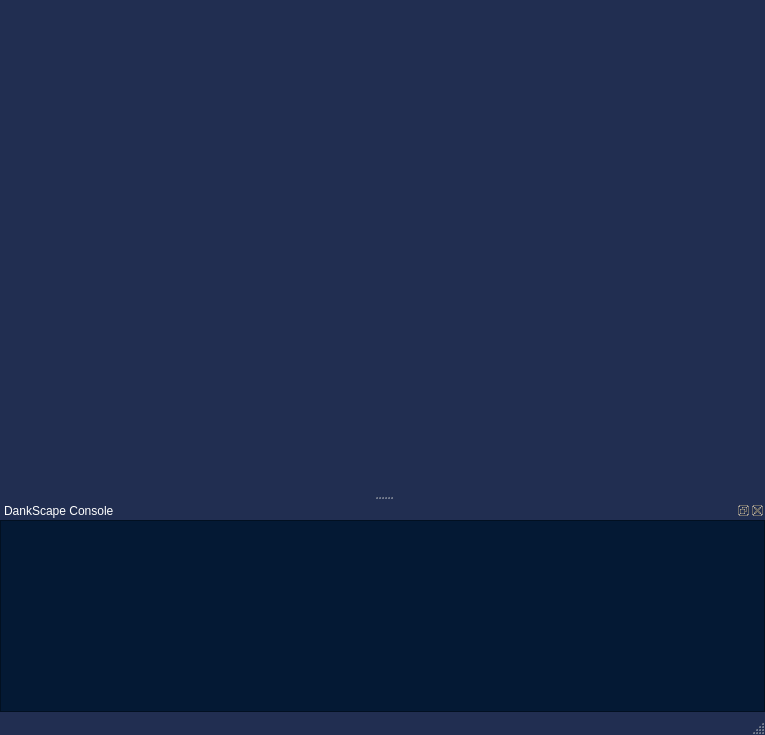
<?xml version="1.0" encoding="UTF-8"?>
<ui version="4.0">
 <class>MainWindow</class>
 <widget class="QMainWindow" name="MainWindow">
  <property name="geometry">
   <rect>
    <x>0</x>
    <y>0</y>
    <width>765</width>
    <height>735</height>
   </rect>
  </property>
  <property name="palette">
   <palette>
    <active>
     <colorrole role="WindowText">
      <brush brushstyle="SolidPattern">
       <color alpha="255">
        <red>255</red>
        <green>255</green>
        <blue>255</blue>
       </color>
      </brush>
     </colorrole>
     <colorrole role="Button">
      <brush brushstyle="SolidPattern">
       <color alpha="255">
        <red>33</red>
        <green>46</green>
        <blue>81</blue>
       </color>
      </brush>
     </colorrole>
     <colorrole role="Light">
      <brush brushstyle="SolidPattern">
       <color alpha="255">
        <red>49</red>
        <green>69</green>
        <blue>121</blue>
       </color>
      </brush>
     </colorrole>
     <colorrole role="Midlight">
      <brush brushstyle="SolidPattern">
       <color alpha="255">
        <red>41</red>
        <green>57</green>
        <blue>101</blue>
       </color>
      </brush>
     </colorrole>
     <colorrole role="Dark">
      <brush brushstyle="SolidPattern">
       <color alpha="255">
        <red>16</red>
        <green>23</green>
        <blue>40</blue>
       </color>
      </brush>
     </colorrole>
     <colorrole role="Mid">
      <brush brushstyle="SolidPattern">
       <color alpha="255">
        <red>22</red>
        <green>30</green>
        <blue>54</blue>
       </color>
      </brush>
     </colorrole>
     <colorrole role="Text">
      <brush brushstyle="SolidPattern">
       <color alpha="255">
        <red>255</red>
        <green>255</green>
        <blue>255</blue>
       </color>
      </brush>
     </colorrole>
     <colorrole role="BrightText">
      <brush brushstyle="SolidPattern">
       <color alpha="255">
        <red>255</red>
        <green>255</green>
        <blue>255</blue>
       </color>
      </brush>
     </colorrole>
     <colorrole role="ButtonText">
      <brush brushstyle="SolidPattern">
       <color alpha="255">
        <red>255</red>
        <green>255</green>
        <blue>255</blue>
       </color>
      </brush>
     </colorrole>
     <colorrole role="Base">
      <brush brushstyle="SolidPattern">
       <color alpha="255">
        <red>0</red>
        <green>0</green>
        <blue>0</blue>
       </color>
      </brush>
     </colorrole>
     <colorrole role="Window">
      <brush brushstyle="SolidPattern">
       <color alpha="255">
        <red>33</red>
        <green>46</green>
        <blue>81</blue>
       </color>
      </brush>
     </colorrole>
     <colorrole role="Shadow">
      <brush brushstyle="SolidPattern">
       <color alpha="255">
        <red>0</red>
        <green>0</green>
        <blue>0</blue>
       </color>
      </brush>
     </colorrole>
     <colorrole role="AlternateBase">
      <brush brushstyle="SolidPattern">
       <color alpha="255">
        <red>16</red>
        <green>23</green>
        <blue>40</blue>
       </color>
      </brush>
     </colorrole>
     <colorrole role="ToolTipBase">
      <brush brushstyle="SolidPattern">
       <color alpha="255">
        <red>255</red>
        <green>255</green>
        <blue>220</blue>
       </color>
      </brush>
     </colorrole>
     <colorrole role="ToolTipText">
      <brush brushstyle="SolidPattern">
       <color alpha="255">
        <red>0</red>
        <green>0</green>
        <blue>0</blue>
       </color>
      </brush>
     </colorrole>
    </active>
    <inactive>
     <colorrole role="WindowText">
      <brush brushstyle="SolidPattern">
       <color alpha="255">
        <red>255</red>
        <green>255</green>
        <blue>255</blue>
       </color>
      </brush>
     </colorrole>
     <colorrole role="Button">
      <brush brushstyle="SolidPattern">
       <color alpha="255">
        <red>33</red>
        <green>46</green>
        <blue>81</blue>
       </color>
      </brush>
     </colorrole>
     <colorrole role="Light">
      <brush brushstyle="SolidPattern">
       <color alpha="255">
        <red>49</red>
        <green>69</green>
        <blue>121</blue>
       </color>
      </brush>
     </colorrole>
     <colorrole role="Midlight">
      <brush brushstyle="SolidPattern">
       <color alpha="255">
        <red>41</red>
        <green>57</green>
        <blue>101</blue>
       </color>
      </brush>
     </colorrole>
     <colorrole role="Dark">
      <brush brushstyle="SolidPattern">
       <color alpha="255">
        <red>16</red>
        <green>23</green>
        <blue>40</blue>
       </color>
      </brush>
     </colorrole>
     <colorrole role="Mid">
      <brush brushstyle="SolidPattern">
       <color alpha="255">
        <red>22</red>
        <green>30</green>
        <blue>54</blue>
       </color>
      </brush>
     </colorrole>
     <colorrole role="Text">
      <brush brushstyle="SolidPattern">
       <color alpha="255">
        <red>255</red>
        <green>255</green>
        <blue>255</blue>
       </color>
      </brush>
     </colorrole>
     <colorrole role="BrightText">
      <brush brushstyle="SolidPattern">
       <color alpha="255">
        <red>255</red>
        <green>255</green>
        <blue>255</blue>
       </color>
      </brush>
     </colorrole>
     <colorrole role="ButtonText">
      <brush brushstyle="SolidPattern">
       <color alpha="255">
        <red>255</red>
        <green>255</green>
        <blue>255</blue>
       </color>
      </brush>
     </colorrole>
     <colorrole role="Base">
      <brush brushstyle="SolidPattern">
       <color alpha="255">
        <red>0</red>
        <green>0</green>
        <blue>0</blue>
       </color>
      </brush>
     </colorrole>
     <colorrole role="Window">
      <brush brushstyle="SolidPattern">
       <color alpha="255">
        <red>33</red>
        <green>46</green>
        <blue>81</blue>
       </color>
      </brush>
     </colorrole>
     <colorrole role="Shadow">
      <brush brushstyle="SolidPattern">
       <color alpha="255">
        <red>0</red>
        <green>0</green>
        <blue>0</blue>
       </color>
      </brush>
     </colorrole>
     <colorrole role="AlternateBase">
      <brush brushstyle="SolidPattern">
       <color alpha="255">
        <red>16</red>
        <green>23</green>
        <blue>40</blue>
       </color>
      </brush>
     </colorrole>
     <colorrole role="ToolTipBase">
      <brush brushstyle="SolidPattern">
       <color alpha="255">
        <red>255</red>
        <green>255</green>
        <blue>220</blue>
       </color>
      </brush>
     </colorrole>
     <colorrole role="ToolTipText">
      <brush brushstyle="SolidPattern">
       <color alpha="255">
        <red>0</red>
        <green>0</green>
        <blue>0</blue>
       </color>
      </brush>
     </colorrole>
    </inactive>
    <disabled>
     <colorrole role="WindowText">
      <brush brushstyle="SolidPattern">
       <color alpha="255">
        <red>16</red>
        <green>23</green>
        <blue>40</blue>
       </color>
      </brush>
     </colorrole>
     <colorrole role="Button">
      <brush brushstyle="SolidPattern">
       <color alpha="255">
        <red>33</red>
        <green>46</green>
        <blue>81</blue>
       </color>
      </brush>
     </colorrole>
     <colorrole role="Light">
      <brush brushstyle="SolidPattern">
       <color alpha="255">
        <red>49</red>
        <green>69</green>
        <blue>121</blue>
       </color>
      </brush>
     </colorrole>
     <colorrole role="Midlight">
      <brush brushstyle="SolidPattern">
       <color alpha="255">
        <red>41</red>
        <green>57</green>
        <blue>101</blue>
       </color>
      </brush>
     </colorrole>
     <colorrole role="Dark">
      <brush brushstyle="SolidPattern">
       <color alpha="255">
        <red>16</red>
        <green>23</green>
        <blue>40</blue>
       </color>
      </brush>
     </colorrole>
     <colorrole role="Mid">
      <brush brushstyle="SolidPattern">
       <color alpha="255">
        <red>22</red>
        <green>30</green>
        <blue>54</blue>
       </color>
      </brush>
     </colorrole>
     <colorrole role="Text">
      <brush brushstyle="SolidPattern">
       <color alpha="255">
        <red>16</red>
        <green>23</green>
        <blue>40</blue>
       </color>
      </brush>
     </colorrole>
     <colorrole role="BrightText">
      <brush brushstyle="SolidPattern">
       <color alpha="255">
        <red>255</red>
        <green>255</green>
        <blue>255</blue>
       </color>
      </brush>
     </colorrole>
     <colorrole role="ButtonText">
      <brush brushstyle="SolidPattern">
       <color alpha="255">
        <red>16</red>
        <green>23</green>
        <blue>40</blue>
       </color>
      </brush>
     </colorrole>
     <colorrole role="Base">
      <brush brushstyle="SolidPattern">
       <color alpha="255">
        <red>33</red>
        <green>46</green>
        <blue>81</blue>
       </color>
      </brush>
     </colorrole>
     <colorrole role="Window">
      <brush brushstyle="SolidPattern">
       <color alpha="255">
        <red>33</red>
        <green>46</green>
        <blue>81</blue>
       </color>
      </brush>
     </colorrole>
     <colorrole role="Shadow">
      <brush brushstyle="SolidPattern">
       <color alpha="255">
        <red>0</red>
        <green>0</green>
        <blue>0</blue>
       </color>
      </brush>
     </colorrole>
     <colorrole role="AlternateBase">
      <brush brushstyle="SolidPattern">
       <color alpha="255">
        <red>33</red>
        <green>46</green>
        <blue>81</blue>
       </color>
      </brush>
     </colorrole>
     <colorrole role="ToolTipBase">
      <brush brushstyle="SolidPattern">
       <color alpha="255">
        <red>255</red>
        <green>255</green>
        <blue>220</blue>
       </color>
      </brush>
     </colorrole>
     <colorrole role="ToolTipText">
      <brush brushstyle="SolidPattern">
       <color alpha="255">
        <red>0</red>
        <green>0</green>
        <blue>0</blue>
       </color>
      </brush>
     </colorrole>
    </disabled>
   </palette>
  </property>
  <property name="windowTitle">
   <string>DankScape Client</string>
  </property>
  <property name="styleSheet">
   <string notr="true"/>
  </property>
  <widget class="QWidget" name="centralWidget">
   <layout class="QGridLayout" name="gridLayout_3">
    <property name="leftMargin">
     <number>0</number>
    </property>
    <property name="topMargin">
     <number>0</number>
    </property>
    <property name="rightMargin">
     <number>0</number>
    </property>
    <property name="bottomMargin">
     <number>0</number>
    </property>
    <item row="0" column="0">
     <layout class="QGridLayout" name="frameLayout"/>
    </item>
   </layout>
  </widget>
  <widget class="QMenuBar" name="menuBar">
   <property name="geometry">
    <rect>
     <x>0</x>
     <y>0</y>
     <width>765</width>
     <height>22</height>
    </rect>
   </property>
   <property name="styleSheet">
    <string notr="true">
QMenu 
{
background: solid #212e51;
color: white;
border: 1px solid #151d33;
}

QMenu::item
{

margin: 0px 0px;
padding: 4px 10px;
padding-left: 20px;
padding-right: 20px;
}

QMenu::item:selected
{
background-color: #3a508c;
}

QMenu::icon:checked {
padding-right: 5px;
padding-left: 3px;
}

QMenuBar::item:pressed {
background-color: #1f2b4d;
}

 QMenuBar {
	background-color: #151d33;
	border: 0px solid #151d33;
	margin: 0px;
	color: white;
}

QMenuBar::item {

	margin-bottom: 0px;
	margin-top: 0px;

	border-top: 2px solid  #151d33;
	border-bottom: 2px solid #151d33;
	margin-left: 2px;
	padding: 1px 5px;
	background-color: #151d33;
}

QMenuBar::item:selected {
	border-color: #1f2b4d;
	background-color: #1f2b4d;
	
	
}

QMenuBar::item:pressed {
	background-color:  #2f4173;
	border-color: #2f4173;
	border-bottom: 2px solid rgb(255, 255, 255);
	
}</string>
   </property>
  </widget>
  <widget class="QStatusBar" name="statusBar">
   <property name="styleSheet">
    <string notr="true">QStatusBar::item {
    border: 0px solid black;
	padding: 1px;
}

QStatusBar QLabel {
	color: white;
    padding-left: 3px;
	padding-right: 3px;
}</string>
   </property>
  </widget>
  <widget class="QDockWidget" name="consoleDock">
   <property name="windowTitle">
    <string>DankScape Console</string>
   </property>
   <attribute name="dockWidgetArea">
    <number>8</number>
   </attribute>
   <widget class="QWidget" name="consoleDockContents">
    <layout class="QGridLayout" name="consoleDockLayout">
     <property name="leftMargin">
      <number>0</number>
     </property>
     <property name="topMargin">
      <number>0</number>
     </property>
     <property name="rightMargin">
      <number>0</number>
     </property>
     <property name="bottomMargin">
      <number>1</number>
     </property>
     <property name="verticalSpacing">
      <number>0</number>
     </property>
     <item row="0" column="0">
      <widget class="QPlainTextEdit" name="txtDebug">
       <property name="palette">
        <palette>
         <active>
          <colorrole role="WindowText">
           <brush brushstyle="SolidPattern">
            <color alpha="255">
             <red>255</red>
             <green>255</green>
             <blue>255</blue>
            </color>
           </brush>
          </colorrole>
          <colorrole role="Button">
           <brush brushstyle="SolidPattern">
            <color alpha="255">
             <red>4</red>
             <green>25</green>
             <blue>52</blue>
            </color>
           </brush>
          </colorrole>
          <colorrole role="Light">
           <brush brushstyle="SolidPattern">
            <color alpha="255">
             <red>40</red>
             <green>64</green>
             <blue>132</blue>
            </color>
           </brush>
          </colorrole>
          <colorrole role="Midlight">
           <brush brushstyle="SolidPattern">
            <color alpha="255">
             <red>33</red>
             <green>53</green>
             <blue>110</blue>
            </color>
           </brush>
          </colorrole>
          <colorrole role="Dark">
           <brush brushstyle="SolidPattern">
            <color alpha="255">
             <red>13</red>
             <green>21</green>
             <blue>44</blue>
            </color>
           </brush>
          </colorrole>
          <colorrole role="Mid">
           <brush brushstyle="SolidPattern">
            <color alpha="255">
             <red>18</red>
             <green>28</green>
             <blue>58</blue>
            </color>
           </brush>
          </colorrole>
          <colorrole role="Text">
           <brush brushstyle="SolidPattern">
            <color alpha="255">
             <red>226</red>
             <green>226</green>
             <blue>226</blue>
            </color>
           </brush>
          </colorrole>
          <colorrole role="BrightText">
           <brush brushstyle="SolidPattern">
            <color alpha="255">
             <red>255</red>
             <green>255</green>
             <blue>255</blue>
            </color>
           </brush>
          </colorrole>
          <colorrole role="ButtonText">
           <brush brushstyle="SolidPattern">
            <color alpha="255">
             <red>255</red>
             <green>255</green>
             <blue>255</blue>
            </color>
           </brush>
          </colorrole>
          <colorrole role="Base">
           <brush brushstyle="SolidPattern">
            <color alpha="255">
             <red>4</red>
             <green>25</green>
             <blue>52</blue>
            </color>
           </brush>
          </colorrole>
          <colorrole role="Window">
           <brush brushstyle="SolidPattern">
            <color alpha="255">
             <red>4</red>
             <green>25</green>
             <blue>52</blue>
            </color>
           </brush>
          </colorrole>
          <colorrole role="Shadow">
           <brush brushstyle="SolidPattern">
            <color alpha="255">
             <red>0</red>
             <green>0</green>
             <blue>0</blue>
            </color>
           </brush>
          </colorrole>
          <colorrole role="AlternateBase">
           <brush brushstyle="SolidPattern">
            <color alpha="255">
             <red>13</red>
             <green>21</green>
             <blue>44</blue>
            </color>
           </brush>
          </colorrole>
          <colorrole role="ToolTipBase">
           <brush brushstyle="SolidPattern">
            <color alpha="255">
             <red>255</red>
             <green>255</green>
             <blue>220</blue>
            </color>
           </brush>
          </colorrole>
          <colorrole role="ToolTipText">
           <brush brushstyle="SolidPattern">
            <color alpha="255">
             <red>0</red>
             <green>0</green>
             <blue>0</blue>
            </color>
           </brush>
          </colorrole>
         </active>
         <inactive>
          <colorrole role="WindowText">
           <brush brushstyle="SolidPattern">
            <color alpha="255">
             <red>255</red>
             <green>255</green>
             <blue>255</blue>
            </color>
           </brush>
          </colorrole>
          <colorrole role="Button">
           <brush brushstyle="SolidPattern">
            <color alpha="255">
             <red>4</red>
             <green>25</green>
             <blue>52</blue>
            </color>
           </brush>
          </colorrole>
          <colorrole role="Light">
           <brush brushstyle="SolidPattern">
            <color alpha="255">
             <red>40</red>
             <green>64</green>
             <blue>132</blue>
            </color>
           </brush>
          </colorrole>
          <colorrole role="Midlight">
           <brush brushstyle="SolidPattern">
            <color alpha="255">
             <red>33</red>
             <green>53</green>
             <blue>110</blue>
            </color>
           </brush>
          </colorrole>
          <colorrole role="Dark">
           <brush brushstyle="SolidPattern">
            <color alpha="255">
             <red>13</red>
             <green>21</green>
             <blue>44</blue>
            </color>
           </brush>
          </colorrole>
          <colorrole role="Mid">
           <brush brushstyle="SolidPattern">
            <color alpha="255">
             <red>18</red>
             <green>28</green>
             <blue>58</blue>
            </color>
           </brush>
          </colorrole>
          <colorrole role="Text">
           <brush brushstyle="SolidPattern">
            <color alpha="255">
             <red>226</red>
             <green>226</green>
             <blue>226</blue>
            </color>
           </brush>
          </colorrole>
          <colorrole role="BrightText">
           <brush brushstyle="SolidPattern">
            <color alpha="255">
             <red>255</red>
             <green>255</green>
             <blue>255</blue>
            </color>
           </brush>
          </colorrole>
          <colorrole role="ButtonText">
           <brush brushstyle="SolidPattern">
            <color alpha="255">
             <red>255</red>
             <green>255</green>
             <blue>255</blue>
            </color>
           </brush>
          </colorrole>
          <colorrole role="Base">
           <brush brushstyle="SolidPattern">
            <color alpha="255">
             <red>4</red>
             <green>25</green>
             <blue>52</blue>
            </color>
           </brush>
          </colorrole>
          <colorrole role="Window">
           <brush brushstyle="SolidPattern">
            <color alpha="255">
             <red>4</red>
             <green>25</green>
             <blue>52</blue>
            </color>
           </brush>
          </colorrole>
          <colorrole role="Shadow">
           <brush brushstyle="SolidPattern">
            <color alpha="255">
             <red>0</red>
             <green>0</green>
             <blue>0</blue>
            </color>
           </brush>
          </colorrole>
          <colorrole role="AlternateBase">
           <brush brushstyle="SolidPattern">
            <color alpha="255">
             <red>13</red>
             <green>21</green>
             <blue>44</blue>
            </color>
           </brush>
          </colorrole>
          <colorrole role="ToolTipBase">
           <brush brushstyle="SolidPattern">
            <color alpha="255">
             <red>255</red>
             <green>255</green>
             <blue>220</blue>
            </color>
           </brush>
          </colorrole>
          <colorrole role="ToolTipText">
           <brush brushstyle="SolidPattern">
            <color alpha="255">
             <red>0</red>
             <green>0</green>
             <blue>0</blue>
            </color>
           </brush>
          </colorrole>
         </inactive>
         <disabled>
          <colorrole role="WindowText">
           <brush brushstyle="SolidPattern">
            <color alpha="255">
             <red>13</red>
             <green>21</green>
             <blue>44</blue>
            </color>
           </brush>
          </colorrole>
          <colorrole role="Button">
           <brush brushstyle="SolidPattern">
            <color alpha="255">
             <red>4</red>
             <green>25</green>
             <blue>52</blue>
            </color>
           </brush>
          </colorrole>
          <colorrole role="Light">
           <brush brushstyle="SolidPattern">
            <color alpha="255">
             <red>40</red>
             <green>64</green>
             <blue>132</blue>
            </color>
           </brush>
          </colorrole>
          <colorrole role="Midlight">
           <brush brushstyle="SolidPattern">
            <color alpha="255">
             <red>33</red>
             <green>53</green>
             <blue>110</blue>
            </color>
           </brush>
          </colorrole>
          <colorrole role="Dark">
           <brush brushstyle="SolidPattern">
            <color alpha="255">
             <red>13</red>
             <green>21</green>
             <blue>44</blue>
            </color>
           </brush>
          </colorrole>
          <colorrole role="Mid">
           <brush brushstyle="SolidPattern">
            <color alpha="255">
             <red>18</red>
             <green>28</green>
             <blue>58</blue>
            </color>
           </brush>
          </colorrole>
          <colorrole role="Text">
           <brush brushstyle="SolidPattern">
            <color alpha="255">
             <red>13</red>
             <green>21</green>
             <blue>44</blue>
            </color>
           </brush>
          </colorrole>
          <colorrole role="BrightText">
           <brush brushstyle="SolidPattern">
            <color alpha="255">
             <red>255</red>
             <green>255</green>
             <blue>255</blue>
            </color>
           </brush>
          </colorrole>
          <colorrole role="ButtonText">
           <brush brushstyle="SolidPattern">
            <color alpha="255">
             <red>13</red>
             <green>21</green>
             <blue>44</blue>
            </color>
           </brush>
          </colorrole>
          <colorrole role="Base">
           <brush brushstyle="SolidPattern">
            <color alpha="255">
             <red>4</red>
             <green>25</green>
             <blue>52</blue>
            </color>
           </brush>
          </colorrole>
          <colorrole role="Window">
           <brush brushstyle="SolidPattern">
            <color alpha="255">
             <red>4</red>
             <green>25</green>
             <blue>52</blue>
            </color>
           </brush>
          </colorrole>
          <colorrole role="Shadow">
           <brush brushstyle="SolidPattern">
            <color alpha="255">
             <red>0</red>
             <green>0</green>
             <blue>0</blue>
            </color>
           </brush>
          </colorrole>
          <colorrole role="AlternateBase">
           <brush brushstyle="SolidPattern">
            <color alpha="255">
             <red>27</red>
             <green>43</green>
             <blue>88</blue>
            </color>
           </brush>
          </colorrole>
          <colorrole role="ToolTipBase">
           <brush brushstyle="SolidPattern">
            <color alpha="255">
             <red>255</red>
             <green>255</green>
             <blue>220</blue>
            </color>
           </brush>
          </colorrole>
          <colorrole role="ToolTipText">
           <brush brushstyle="SolidPattern">
            <color alpha="255">
             <red>0</red>
             <green>0</green>
             <blue>0</blue>
            </color>
           </brush>
          </colorrole>
         </disabled>
        </palette>
       </property>
       <property name="font">
        <font>
         <family>Consolas</family>
         <pointsize>9</pointsize>
        </font>
       </property>
       <property name="styleSheet">
        <string notr="true">border: 1px solid rgb(2, 16, 33);</string>
       </property>
       <property name="readOnly">
        <bool>true</bool>
       </property>
       <property name="plainText">
        <string/>
       </property>
      </widget>
     </item>
    </layout>
   </widget>
  </widget>
  <widget class="QToolBar" name="toolBar">
   <property name="windowTitle">
    <string>Tool Bar</string>
   </property>
   <property name="styleSheet">
    <string notr="true">

QToolBar {

color: white;
border: solid 1px black;
padding: 4px 0px;

}

QToolBar QLabel {
color:white;
}

QToolBar QAction {
color:white;
}</string>
   </property>
   <property name="movable">
    <bool>false</bool>
   </property>
   <attribute name="toolBarArea">
    <enum>TopToolBarArea</enum>
   </attribute>
   <attribute name="toolBarBreak">
    <bool>false</bool>
   </attribute>
  </widget>
 </widget>
 <layoutdefault spacing="6" margin="11"/>
 <resources/>
 <connections/>
</ui>
